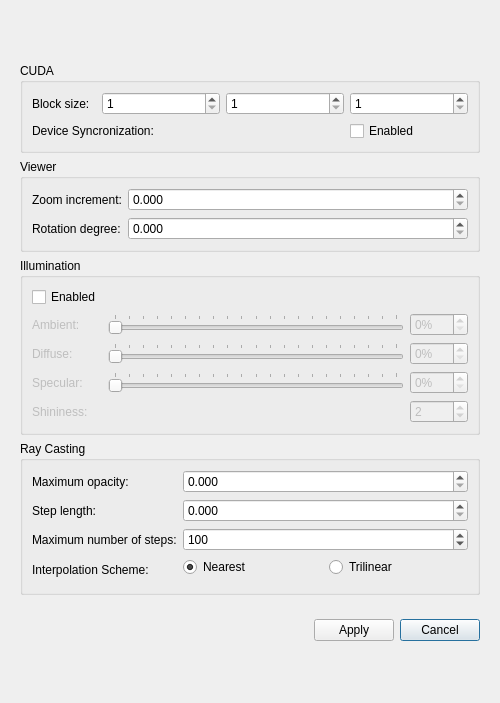
<?xml version="1.0" encoding="UTF-8"?>
<ui version="4.0">
 <class>RenderingSettingsDialog</class>
 <widget class="QDialog" name="RenderingSettingsDialog">
  <property name="windowModality">
   <enum>Qt::ApplicationModal</enum>
  </property>
  <property name="geometry">
   <rect>
    <x>0</x>
    <y>0</y>
    <width>500</width>
    <height>703</height>
   </rect>
  </property>
  <property name="sizePolicy">
   <sizepolicy hsizetype="Preferred" vsizetype="MinimumExpanding">
    <horstretch>0</horstretch>
    <verstretch>0</verstretch>
   </sizepolicy>
  </property>
  <property name="focusPolicy">
   <enum>Qt::StrongFocus</enum>
  </property>
  <property name="windowTitle">
   <string>Rendering Settings</string>
  </property>
  <property name="windowIcon">
   <iconset>
    <normaloff>:/ui/icons/vex_logo.png</normaloff>:/ui/icons/vex_logo.png</iconset>
  </property>
  <property name="sizeGripEnabled">
   <bool>false</bool>
  </property>
  <property name="modal">
   <bool>true</bool>
  </property>
  <layout class="QVBoxLayout" name="verticalLayout">
   <item>
    <spacer name="topVerticalSpacer">
     <property name="orientation">
      <enum>Qt::Vertical</enum>
     </property>
     <property name="sizeHint" stdset="0">
      <size>
       <width>20</width>
       <height>0</height>
      </size>
     </property>
    </spacer>
   </item>
   <item>
    <widget class="QWidget" name="settingsWidget" native="true">
     <layout class="QGridLayout" name="gridLayout_2">
      <item row="1" column="0">
       <widget class="QGroupBox" name="ViewerGroupBox">
        <property name="title">
         <string>Viewer</string>
        </property>
        <layout class="QGridLayout" name="gridLayout_4">
         <item row="2" column="0">
          <widget class="QLabel" name="lblRotationDegree">
           <property name="sizePolicy">
            <sizepolicy hsizetype="Minimum" vsizetype="Preferred">
             <horstretch>0</horstretch>
             <verstretch>0</verstretch>
            </sizepolicy>
           </property>
           <property name="text">
            <string>Rotation degree:</string>
           </property>
          </widget>
         </item>
         <item row="1" column="0">
          <widget class="QLabel" name="lblZoomIncrement">
           <property name="sizePolicy">
            <sizepolicy hsizetype="Minimum" vsizetype="Preferred">
             <horstretch>0</horstretch>
             <verstretch>0</verstretch>
            </sizepolicy>
           </property>
           <property name="text">
            <string>Zoom increment:</string>
           </property>
          </widget>
         </item>
         <item row="2" column="1" colspan="2">
          <widget class="QDoubleSpinBox" name="sbRotationDegree">
           <property name="sizePolicy">
            <sizepolicy hsizetype="MinimumExpanding" vsizetype="Fixed">
             <horstretch>1</horstretch>
             <verstretch>0</verstretch>
            </sizepolicy>
           </property>
           <property name="decimals">
            <number>3</number>
           </property>
           <property name="minimum">
            <double>0.000000000000000</double>
           </property>
           <property name="maximum">
            <double>360.000000000000000</double>
           </property>
           <property name="value">
            <double>0.000000000000000</double>
           </property>
          </widget>
         </item>
         <item row="1" column="1" colspan="2">
          <widget class="QDoubleSpinBox" name="sbZoomIncrement">
           <property name="sizePolicy">
            <sizepolicy hsizetype="MinimumExpanding" vsizetype="Fixed">
             <horstretch>1</horstretch>
             <verstretch>0</verstretch>
            </sizepolicy>
           </property>
           <property name="decimals">
            <number>3</number>
           </property>
           <property name="maximum">
            <double>1000000000.000000000000000</double>
           </property>
           <property name="singleStep">
            <double>0.001000000000000</double>
           </property>
          </widget>
         </item>
        </layout>
       </widget>
      </item>
      <item row="0" column="0">
       <widget class="QGroupBox" name="cudaGroupBox">
        <property name="title">
         <string>CUDA</string>
        </property>
        <layout class="QGridLayout" name="gridLayout_3">
         <item row="1" column="5">
          <widget class="QSpinBox" name="sbBlockDimZ">
           <property name="sizePolicy">
            <sizepolicy hsizetype="MinimumExpanding" vsizetype="Fixed">
             <horstretch>0</horstretch>
             <verstretch>0</verstretch>
            </sizepolicy>
           </property>
           <property name="minimum">
            <number>1</number>
           </property>
           <property name="maximum">
            <number>1000000000</number>
           </property>
           <property name="singleStep">
            <number>1</number>
           </property>
          </widget>
         </item>
         <item row="1" column="1">
          <widget class="QLabel" name="lblBlockDim">
           <property name="text">
            <string>Block size:</string>
           </property>
          </widget>
         </item>
         <item row="1" column="3">
          <widget class="QSpinBox" name="sbBlockDimX">
           <property name="sizePolicy">
            <sizepolicy hsizetype="MinimumExpanding" vsizetype="Fixed">
             <horstretch>0</horstretch>
             <verstretch>0</verstretch>
            </sizepolicy>
           </property>
           <property name="minimum">
            <number>1</number>
           </property>
           <property name="maximum">
            <number>1000000000</number>
           </property>
          </widget>
         </item>
         <item row="1" column="4">
          <widget class="QSpinBox" name="sbBlockDimY">
           <property name="sizePolicy">
            <sizepolicy hsizetype="MinimumExpanding" vsizetype="Fixed">
             <horstretch>0</horstretch>
             <verstretch>0</verstretch>
            </sizepolicy>
           </property>
           <property name="minimum">
            <number>1</number>
           </property>
           <property name="maximum">
            <number>1000000000</number>
           </property>
           <property name="singleStep">
            <number>1</number>
           </property>
          </widget>
         </item>
         <item row="2" column="5">
          <widget class="QCheckBox" name="cbDevSyncronize">
           <property name="text">
            <string>Enabled</string>
           </property>
          </widget>
         </item>
         <item row="2" column="1" colspan="3">
          <widget class="QLabel" name="lblDevSyncronize">
           <property name="text">
            <string>Device Syncronization:</string>
           </property>
          </widget>
         </item>
        </layout>
       </widget>
      </item>
      <item row="4" column="0">
       <widget class="QGroupBox" name="rayCastingGroupBox">
        <property name="title">
         <string>Ray Casting</string>
        </property>
        <layout class="QGridLayout" name="gridLayout_5">
         <item row="2" column="0">
          <widget class="QLabel" name="lblMaxOpacity">
           <property name="text">
            <string>Maximum opacity:</string>
           </property>
          </widget>
         </item>
         <item row="4" column="1" colspan="2">
          <widget class="QSpinBox" name="sbMaxNumberOfSteps">
           <property name="sizePolicy">
            <sizepolicy hsizetype="MinimumExpanding" vsizetype="Fixed">
             <horstretch>0</horstretch>
             <verstretch>0</verstretch>
            </sizepolicy>
           </property>
           <property name="minimum">
            <number>1</number>
           </property>
           <property name="maximum">
            <number>1000000000</number>
           </property>
           <property name="singleStep">
            <number>100</number>
           </property>
           <property name="value">
            <number>100</number>
           </property>
          </widget>
         </item>
         <item row="2" column="1" colspan="2">
          <widget class="QDoubleSpinBox" name="sbMaxOpacity">
           <property name="sizePolicy">
            <sizepolicy hsizetype="MinimumExpanding" vsizetype="Fixed">
             <horstretch>0</horstretch>
             <verstretch>0</verstretch>
            </sizepolicy>
           </property>
           <property name="decimals">
            <number>3</number>
           </property>
           <property name="minimum">
            <double>0.000000000000000</double>
           </property>
           <property name="maximum">
            <double>1.000000000000000</double>
           </property>
           <property name="singleStep">
            <double>0.050000000000000</double>
           </property>
           <property name="value">
            <double>0.000000000000000</double>
           </property>
          </widget>
         </item>
         <item row="6" column="1">
          <widget class="QRadioButton" name="rbNearest">
           <property name="text">
            <string>Nearest</string>
           </property>
           <property name="checked">
            <bool>true</bool>
           </property>
          </widget>
         </item>
         <item row="6" column="0" rowspan="2">
          <widget class="QLabel" name="lblInterpolation">
           <property name="text">
            <string>Interpolation Scheme:</string>
           </property>
          </widget>
         </item>
         <item row="3" column="1" colspan="2">
          <widget class="QDoubleSpinBox" name="sbStepLength">
           <property name="sizePolicy">
            <sizepolicy hsizetype="MinimumExpanding" vsizetype="Fixed">
             <horstretch>0</horstretch>
             <verstretch>0</verstretch>
            </sizepolicy>
           </property>
           <property name="showGroupSeparator" stdset="0">
            <bool>false</bool>
           </property>
           <property name="decimals">
            <number>3</number>
           </property>
           <property name="maximum">
            <double>1000000.000000000000000</double>
           </property>
           <property name="singleStep">
            <double>0.050000000000000</double>
           </property>
           <property name="value">
            <double>0.000000000000000</double>
           </property>
          </widget>
         </item>
         <item row="4" column="0">
          <widget class="QLabel" name="lbMaxNumberOfSteps">
           <property name="text">
            <string>Maximum number of steps:</string>
           </property>
          </widget>
         </item>
         <item row="3" column="0">
          <widget class="QLabel" name="lblStep">
           <property name="text">
            <string>Step length:</string>
           </property>
          </widget>
         </item>
         <item row="6" column="2">
          <widget class="QRadioButton" name="rbTrilinear">
           <property name="text">
            <string>Trilinear</string>
           </property>
          </widget>
         </item>
        </layout>
       </widget>
      </item>
      <item row="2" column="0">
       <widget class="QGroupBox" name="illuminationGroupBox">
        <property name="title">
         <string>Illumination</string>
        </property>
        <layout class="QGridLayout" name="gridLayout_6">
         <item row="1" column="1">
          <widget class="QSlider" name="sdAmbient">
           <property name="enabled">
            <bool>false</bool>
           </property>
           <property name="sizePolicy">
            <sizepolicy hsizetype="MinimumExpanding" vsizetype="Fixed">
             <horstretch>1</horstretch>
             <verstretch>0</verstretch>
            </sizepolicy>
           </property>
           <property name="maximum">
            <number>200</number>
           </property>
           <property name="singleStep">
            <number>10</number>
           </property>
           <property name="pageStep">
            <number>10</number>
           </property>
           <property name="value">
            <number>0</number>
           </property>
           <property name="sliderPosition">
            <number>0</number>
           </property>
           <property name="tracking">
            <bool>true</bool>
           </property>
           <property name="orientation">
            <enum>Qt::Horizontal</enum>
           </property>
           <property name="tickPosition">
            <enum>QSlider::TicksAbove</enum>
           </property>
           <property name="tickInterval">
            <number>10</number>
           </property>
          </widget>
         </item>
         <item row="2" column="0">
          <widget class="QLabel" name="lblDiffuse">
           <property name="enabled">
            <bool>false</bool>
           </property>
           <property name="text">
            <string>Diffuse:</string>
           </property>
          </widget>
         </item>
         <item row="0" column="0">
          <widget class="QCheckBox" name="cbEnabled">
           <property name="text">
            <string>Enabled</string>
           </property>
           <property name="checked">
            <bool>false</bool>
           </property>
          </widget>
         </item>
         <item row="2" column="1">
          <widget class="QSlider" name="sdDiffuse">
           <property name="enabled">
            <bool>false</bool>
           </property>
           <property name="sizePolicy">
            <sizepolicy hsizetype="MinimumExpanding" vsizetype="Fixed">
             <horstretch>0</horstretch>
             <verstretch>0</verstretch>
            </sizepolicy>
           </property>
           <property name="maximum">
            <number>200</number>
           </property>
           <property name="singleStep">
            <number>10</number>
           </property>
           <property name="pageStep">
            <number>10</number>
           </property>
           <property name="value">
            <number>0</number>
           </property>
           <property name="sliderPosition">
            <number>0</number>
           </property>
           <property name="orientation">
            <enum>Qt::Horizontal</enum>
           </property>
           <property name="tickPosition">
            <enum>QSlider::TicksAbove</enum>
           </property>
           <property name="tickInterval">
            <number>10</number>
           </property>
          </widget>
         </item>
         <item row="3" column="0">
          <widget class="QLabel" name="lblSpecular">
           <property name="enabled">
            <bool>false</bool>
           </property>
           <property name="text">
            <string>Specular:</string>
           </property>
          </widget>
         </item>
         <item row="1" column="0">
          <widget class="QLabel" name="lblAmbient">
           <property name="enabled">
            <bool>false</bool>
           </property>
           <property name="text">
            <string>Ambient: </string>
           </property>
          </widget>
         </item>
         <item row="3" column="1">
          <widget class="QSlider" name="sdSpecular">
           <property name="enabled">
            <bool>false</bool>
           </property>
           <property name="sizePolicy">
            <sizepolicy hsizetype="MinimumExpanding" vsizetype="Fixed">
             <horstretch>0</horstretch>
             <verstretch>0</verstretch>
            </sizepolicy>
           </property>
           <property name="maximum">
            <number>200</number>
           </property>
           <property name="singleStep">
            <number>10</number>
           </property>
           <property name="pageStep">
            <number>10</number>
           </property>
           <property name="value">
            <number>0</number>
           </property>
           <property name="sliderPosition">
            <number>0</number>
           </property>
           <property name="orientation">
            <enum>Qt::Horizontal</enum>
           </property>
           <property name="tickPosition">
            <enum>QSlider::TicksAbove</enum>
           </property>
           <property name="tickInterval">
            <number>10</number>
           </property>
          </widget>
         </item>
         <item row="1" column="2">
          <widget class="QSpinBox" name="sbAmbient">
           <property name="enabled">
            <bool>false</bool>
           </property>
           <property name="correctionMode">
            <enum>QAbstractSpinBox::CorrectToPreviousValue</enum>
           </property>
           <property name="showGroupSeparator" stdset="0">
            <bool>false</bool>
           </property>
           <property name="suffix">
            <string>%</string>
           </property>
           <property name="prefix">
            <string/>
           </property>
           <property name="maximum">
            <number>200</number>
           </property>
           <property name="singleStep">
            <number>5</number>
           </property>
           <property name="value">
            <number>0</number>
           </property>
          </widget>
         </item>
         <item row="2" column="2">
          <widget class="QSpinBox" name="sbDiffuse">
           <property name="enabled">
            <bool>false</bool>
           </property>
           <property name="accelerated">
            <bool>false</bool>
           </property>
           <property name="suffix">
            <string>%</string>
           </property>
           <property name="maximum">
            <number>200</number>
           </property>
           <property name="singleStep">
            <number>5</number>
           </property>
           <property name="value">
            <number>0</number>
           </property>
           <property name="displayIntegerBase">
            <number>10</number>
           </property>
          </widget>
         </item>
         <item row="3" column="2">
          <widget class="QSpinBox" name="sbSpecular">
           <property name="enabled">
            <bool>false</bool>
           </property>
           <property name="suffix">
            <string>%</string>
           </property>
           <property name="maximum">
            <number>200</number>
           </property>
           <property name="singleStep">
            <number>5</number>
           </property>
           <property name="stepType">
            <enum>QAbstractSpinBox::DefaultStepType</enum>
           </property>
           <property name="value">
            <number>0</number>
           </property>
          </widget>
         </item>
         <item row="4" column="2">
          <widget class="QSpinBox" name="spShininess">
           <property name="enabled">
            <bool>false</bool>
           </property>
           <property name="minimum">
            <number>0</number>
           </property>
           <property name="maximum">
            <number>1024</number>
           </property>
           <property name="singleStep">
            <number>2</number>
           </property>
           <property name="value">
            <number>2</number>
           </property>
          </widget>
         </item>
         <item row="4" column="0" colspan="2">
          <widget class="QLabel" name="lblShininess">
           <property name="enabled">
            <bool>false</bool>
           </property>
           <property name="text">
            <string>Shininess:</string>
           </property>
          </widget>
         </item>
        </layout>
       </widget>
      </item>
     </layout>
    </widget>
   </item>
   <item>
    <widget class="QWidget" name="bottomWidget" native="true">
     <layout class="QGridLayout" name="gridLayout">
      <item row="0" column="0">
       <spacer name="leftHorizontalSpacer">
        <property name="orientation">
         <enum>Qt::Horizontal</enum>
        </property>
        <property name="sizeHint" stdset="0">
         <size>
          <width>40</width>
          <height>20</height>
         </size>
        </property>
       </spacer>
      </item>
      <item row="0" column="2">
       <widget class="QPushButton" name="pbCancel">
        <property name="text">
         <string>Cancel</string>
        </property>
       </widget>
      </item>
      <item row="0" column="1">
       <widget class="QPushButton" name="pbApply">
        <property name="text">
         <string>Apply</string>
        </property>
        <property name="shortcut">
         <string>Enter</string>
        </property>
       </widget>
      </item>
     </layout>
    </widget>
   </item>
   <item>
    <spacer name="bottomVerticalSpacer">
     <property name="orientation">
      <enum>Qt::Vertical</enum>
     </property>
     <property name="sizeHint" stdset="0">
      <size>
       <width>20</width>
       <height>0</height>
      </size>
     </property>
    </spacer>
   </item>
  </layout>
 </widget>
 <tabstops>
  <tabstop>sbBlockDimX</tabstop>
  <tabstop>sbBlockDimY</tabstop>
  <tabstop>sbBlockDimZ</tabstop>
  <tabstop>sbZoomIncrement</tabstop>
  <tabstop>sbRotationDegree</tabstop>
  <tabstop>cbEnabled</tabstop>
  <tabstop>sdAmbient</tabstop>
  <tabstop>sbAmbient</tabstop>
  <tabstop>sdDiffuse</tabstop>
  <tabstop>sbDiffuse</tabstop>
  <tabstop>sdSpecular</tabstop>
  <tabstop>sbSpecular</tabstop>
  <tabstop>spShininess</tabstop>
  <tabstop>sbMaxOpacity</tabstop>
  <tabstop>sbStepLength</tabstop>
  <tabstop>sbMaxNumberOfSteps</tabstop>
  <tabstop>rbNearest</tabstop>
  <tabstop>pbApply</tabstop>
  <tabstop>pbCancel</tabstop>
 </tabstops>
 <resources/>
 <connections>
  <connection>
   <sender>pbApply</sender>
   <signal>clicked()</signal>
   <receiver>RenderingSettingsDialog</receiver>
   <slot>accept()</slot>
   <hints>
    <hint type="sourcelabel">
     <x>223</x>
     <y>314</y>
    </hint>
    <hint type="destinationlabel">
     <x>179</x>
     <y>179</y>
    </hint>
   </hints>
  </connection>
  <connection>
   <sender>pbCancel</sender>
   <signal>clicked()</signal>
   <receiver>RenderingSettingsDialog</receiver>
   <slot>reject()</slot>
   <hints>
    <hint type="sourcelabel">
     <x>304</x>
     <y>314</y>
    </hint>
    <hint type="destinationlabel">
     <x>179</x>
     <y>179</y>
    </hint>
   </hints>
  </connection>
 </connections>
</ui>
